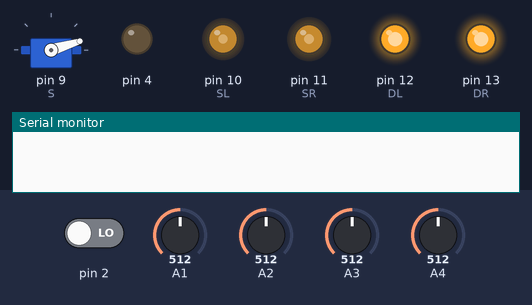
A sketch run on a simulated Arduino Uno, built with avr-gcc and run on an emulated ATmega328P. Shown: servo, output pins drawn as LEDs (lit = HIGH), the last lines printed to the serial monitor. The inputs (shaded band) are chosen by the test bench; at power-on: A1 = 512, pin 2 LOW, A2 = 512, A3 = 512, A4 = 512.

Above: at 0.8 s.
0.9 s: A1 set to 369
2.4 s: A1 set to 334
At 2.9 s:
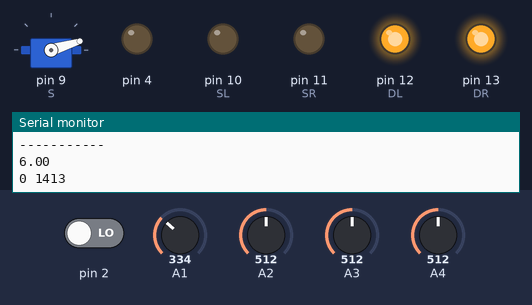
Timing chart, 0 to 5.4 s (numbered marks = the images above; inputs shaded):
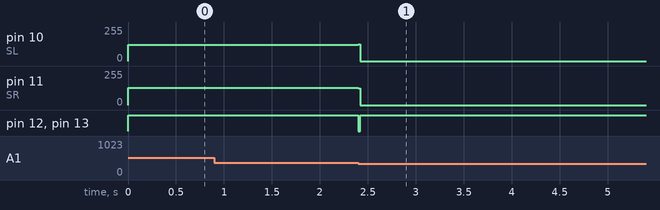

Measured:
- the behaviour switches between 351 and 350 on A1 (found by bisection; images 0 and 1)
- after the input at 0.9 s, every drawn part: stays the same
- after the input at 2.4 s, pin 10 (SL): 121/255 → 0/255 at once; pin 11 (SR): 129/255 → 0/255 at once; pin 12 (DL), pin 13 (DR): HIGH → LOW at once, → HIGH 0.02 s later

The sketch:

vro_2019_v1.1.ino
```cpp
#include "navigator_v2.2.h"
#include "library.h"
//int i = 1;

void setup() {
  Serial.begin(9600);
  pinMode (13, OUTPUT);
  pinMode (4 , OUTPUT);
  pinMode (DR, OUTPUT);
  pinMode (DL, OUTPUT);
  S.attach(9);
  S.write(17);
  while (digitalRead(2) == 1) { delay(10); }
  linia();
  //vibros(); vibros();
}

void loop() {

}

void arxiv() {
  //test_e();
  //test_d3();
  //test_d();
  linia_d();
  if (abs(e) >= M*0.9) { D = D + e; }
  if (abs(e) < 5) { D = 0; }
  Serial.print(e);
  Serial.print(" ");
  Serial.println(D);
  delay(1);
  if (abs(D) > 4500) {
    analogWrite (SL, 0);
    analogWrite (SR, 0);
    while (b < 1000) {}
  }
  /*in0 = analogRead(A0);
  if (in0 > max_0) { max_0 = in0; }
  if (in0 < min_0) { min_0 = in0; }
  Serial.print(min_0);
  Serial.print(" ");
  Serial.println(max_0);*/
}

void start() {
  j = 3;  // общий счетчик точек
  x = 0; y = 0; // наст. коорд.
  napr = 1;
  while (f == 0) {//---------------------------------------------
    linia();      // проехал до локации
    a2 = a;
    /*if (a > 0) {  //учитываем прямые участки пути
      while (a > 0) {
        i = 0;
        if (napr == 1) {
          x++;
          ver[j-1][0] = j;
        }
        if (napr == 2) { y++; }
        if (napr == 3) { x--; }
        if (napr == 4) { y--; }
        a--;
      }
    }*/
    if (napr == 1) { x++; }  // определяем координату
    if (napr == 2) { y++; }
    if (napr == 3) { x--; }
    if (napr == 4) { y--; }
    i = 1;
    myt = 1;
    while (!((ver[myt][1] == x) && (ver[myt][2] == y))) { myt++; } // ищем точку с такой-же координатой
    ver[myt][3] = 1;   // отмечаем, что были в ней
    // определил соседние локации
    //Serial.println(A);
    if (A == 2.1) { AL();             }
    if (A == 2.2) { AR();             }
    if (A == 3.1) { AL();             }
    if (A == 3.2) { AR();             }
    if (A == 5  ) { AR(); AL();       }
    if (A == 5.1) { AL(); AV();       }
    if (A == 5.2) { AR(); AV();       }
    if (A == 6  ) { AL(); AR(); AV(); }
    // проверить на "все ли обследованны"
    /*while (ver[i][0] > 0) {
      if (ver[i][3] == 0) { f++; }
      i++;
    }
    if (f > 0) { f = 0; }
    else       { f = 1; }
    i = 1;*/
    // определить, куда ехать дальше если !(f == 0) и при надобности повернуть
    f++;
    //if (f == 0) {}
  }
  i = 1;
  while (ver[i][0] > 0) {
    Serial.print((int)ver[i][0]);
    Serial.print(" ");
    Serial.print((int)ver[i][1]);
    Serial.print(" ");
    Serial.print((int)ver[i][2]);
    Serial.print(" ");
    Serial.println((int)ver[i][3]);
    Serial.print(" ");
    i++;
    delay(100);
  }
  Serial.println("---------------");
  i = 1;
  while (dor[i][0] > 0) {
    Serial.print(dor[i][0]);
    Serial.print(" ");
    Serial.println(dor[i][1]);
    i++;
    delay(100);
  }
}

void linia() {
  a = 0;
  //while ((((analogRead(A1) > 350) && (analogRead(A4) > 350))) && (((analogRead(A2) < 850) || (analogRead(A3) < 850)))) {
  while ((abs(D) < 4500) && (analogRead(A1) > 350) && (analogRead(A4) > 350) && ((analogRead(A2) < 850) || (analogRead(A3) < 850)))  {
    linia_d();
    if (abs(e) >= M*0.9) { D = D + e; }
    if (abs(e) < 5) { D = 0; }
    k++;
    delay(1);
  }
  if (D < 4500) {
    digitalWrite(DL, 0);
    analogWrite (SL, M);
    digitalWrite(DR, 0);
    analogWrite (SR, M);
    delay(20);
  }
  digitalWrite(DL, 1);
  analogWrite (SL, 0);
  digitalWrite(DR, 1);
  analogWrite (SR, 0);
  a = (k + 400)/1000 - 1;
  if (a < 0) { a = 0; }
  //-------------------------------------------------- проехали по линии до какого-то элемента
  if (abs(D) > 100) {  // дуга
    if (D > 0) { A = 2.1; l(); }
    else { A = 2.2; r(); }
  }
  else {       // не дуга
    //process();
    if (analogRead(A1) < 700) { in1 = 1; } else { in1 = 0; }
    if (analogRead(A2) < 800) { in2 = 1; } else { in2 = 0; }
    if (analogRead(A3) < 800) { in3 = 1; } else { in3 = 0; }
    if (analogRead(A4) < 700) { in4 = 1; } else { in4 = 0; }
    if (analogRead(A0) < 800) { in0 = 1; } else { in0 = 0; }
    if ((in1 == 1) && (in2 == 1) && (in3 == 1) && (in4 == 1) && (in0 == 1)) { A = 6;   }
    if ((in1 == 1) && (in2 == 1) && (in3 == 1) && (in4 == 1) && (in0 == 0)) { A = 5;   }
    if ((in1 == 1) && (in2 == 1) && (in3 == 1) && (in4 == 0) && (in0 == 1)) { A = 5.1; }
    if ((in1 == 0) && (in2 == 1) && (in3 == 1) && (in4 == 1) && (in0 == 1)) { A = 5.2; }
    if ((in1 == 0) && (in2 == 0) && (in3 == 0) && (in4 == 0) && (in0 == 0)) { A = 4;   }
    if ((in1 == 0) && (in2 == 1) && (in3 == 1) && (in4 == 1) && (in0 == 0)) { A = 3.2; }
    if ((in1 == 1) && (in2 == 1) && (in3 == 1) && (in4 == 0) && (in0 == 0)) { A = 3.1; }
  }
  D = 0;
  //test_d2();
  Serial.println("-----------");
  Serial.println(A);
  Serial.print(a);
  Serial.print(" ");
  Serial.println(k);
  k = 0;
}

void linia_d() {
  in2 = analogRead(A2);
  in3 = analogRead(A3);
  if (in2 > max_2) { max_2 = in2; }
  if (in2 < min_2) { min_2 = in2; }
  if (in3 > max_3) { max_3 = in3; }
  if (in3 < min_3) { min_3 = in3; }
  e = (map(in3, min_3, max_3, 0, M) - map(in2, min_2, max_2, 0, M))*1.5;
  if (e > M)      { e = M; }
  if (e < M*(-1)) { e = M*(-1); }
  digitalWrite(DL, 1);
  analogWrite (SL, M - e);
  digitalWrite(DR, 1);
  analogWrite (SR, M + e);
}

void process() {
  /*if (analogRead(A1) < 570) { in1 = 1; } else { in1 = 0; }
  if (analogRead(A2) < 750) { in2 = 1; } else { in2 = 0; }
  if (analogRead(A3) < 825) { in3 = 1; } else { in3 = 0; }
  if (analogRead(A4) < 600) { in4 = 1; } else { in4 = 0; }
  if (analogRead(A0) < 725) { in0 = 1; } else { in0 = 0; }*/
  if (analogRead(A1) < 700) { in1 = 1; } else { in1 = 0; }
  if (analogRead(A2) < 800) { in2 = 1; } else { in2 = 0; }
  if (analogRead(A3) < 800) { in3 = 1; } else { in3 = 0; }
  if (analogRead(A4) < 700) { in4 = 1; } else { in4 = 0; }
  if (analogRead(A0) < 800) { in0 = 1; } else { in0 = 0; }
  if ((in1 == 1) && (in2 == 1) && (in3 == 1) && (in4 == 1) && (in0 == 1)) { A = 6;   }
  if ((in1 == 1) && (in2 == 1) && (in3 == 1) && (in4 == 1) && (in0 == 0)) { A = 5;   }
  if ((in1 == 1) && (in2 == 1) && (in3 == 1) && (in4 == 0) && (in0 == 1)) { A = 5.1; }
  if ((in1 == 0) && (in2 == 1) && (in3 == 1) && (in4 == 1) && (in0 == 1)) { A = 5.2; }
  if ((in1 == 0) && (in2 == 0) && (in3 == 0) && (in4 == 0) && (in0 == 0)) { A = 4;   }
  if ((in1 == 0) && (in2 == 1) && (in3 == 1) && (in4 == 1) && (in0 == 0)) { A = 3.2; }
  if ((in1 == 1) && (in2 == 1) && (in3 == 1) && (in4 == 0) && (in0 == 0)) { A = 3.1; }
  //if ((in1 == 0) && (in2 == 1) && (in3 == 1) && (in4 == 0) && (in0 == 1)) { A = 1;   }
}

void test_d3() {
  if (analogRead(A1) < 700) { in1 = 1; } else { in1 = 0; }
  if (analogRead(A2) < 800) { in2 = 1; } else { in2 = 0; }
  if (analogRead(A3) < 800) { in3 = 1; } else { in3 = 0; }
  if (analogRead(A4) < 700) { in4 = 1; } else { in4 = 0; }
  if (analogRead(A0) < 800) { in0 = 1; } else { in0 = 0; }
  Serial.print(in1);
  Serial.print(" ");
  Serial.print(in2);
  Serial.print(" ");
  Serial.print(in3);
  Serial.print(" ");
  Serial.print(in4);
  Serial.print(" ");
  Serial.println(in0);
  delay(100);
}

void test_d2() {
  Serial.println(A);
  Serial.print(in1);
  Serial.print(" ");
  Serial.print(in2);
  Serial.print(" ");
  Serial.print(in3);
  Serial.print(" ");
  Serial.print(in4);
  Serial.print(" ");
  Serial.println(in0);
  delay(100);
}

void test_d() {
  Serial.print(analogRead(A1));
  Serial.print(" ");
  Serial.print(analogRead(A2));
  Serial.print(" ");
  Serial.print(analogRead(A3));
  Serial.print(" ");
  Serial.print(analogRead(A4));
  Serial.print(" ");
  Serial.println(analogRead(A0));
  delay(100);
}

void test_e() {
  in2 = analogRead(A2);
  in3 = analogRead(A3);
  if (in2 > max_2) { max_2 = in2; }
  if (in2 < min_2) { min_2 = in2; }
  if (in3 > max_3) { max_3 = in3; }
  if (in3 < min_3) { min_3 = in3; }
  e = (map(in3, min_3, max_3, 0, 50) - map(in2, min_2, max_2, 0, 50));
  //e = (map((analogRead(A3)), 729, 985, 0, 50) - map((analogRead(A2)), 650, 972, 0, 50));
  Serial.println(e);
  delay(100);
}
```

library.h
```cpp
#define SR     11
#define DR     13
#define SL     10
#define DL     12
#define M      125
#include <Servo.h>
Servo S;
//float p = 0;
float A = 0; // какая локация
int  a, b, c, d, e, f, g, h, i, j, x, y, z;
int   in0, in1, in2, in3, in4, D;
int n = 1;   // направление
int k = 0;   // длинна дороги прямого участка пути
/*int min_2 = 670;
int min_3 = 750;
int max_2 = 950;
int max_3 = 950;*/
//int min_0 = 400;
int min_2 = 600;
int min_3 = 500;
//int max_0 = 700;
int max_2 = 900;
int max_3 = 900;
int a2   = 0;
int myt  = 0;
int newt = 0;
int napr = 1;

char ver[33][4] { // №, x, y, посещена ли
  {0, 0, 0, 0},
  {1, 0, 0, 0}, // обозначили стартовую локацию №1
  {2, 1, 0, 0}, // обозначили вторую (переднюю локацию)
  {0, 0, 0, 0},
  {0, 0, 0, 0},
  {0, 0, 0, 0},
  {0, 0, 0, 0},
  {0, 0, 0, 0},
  {0, 0, 0, 0},
  {0, 0, 0, 0},
  {0, 0, 0, 0},
  {0, 0, 0, 0},
  {0, 0, 0, 0},
  {0, 0, 0, 0},
  {0, 0, 0, 0},
  {0, 0, 0, 0},
  {0, 0, 0, 0},
  {0, 0, 0, 0},
  {0, 0, 0, 0},
  {0, 0, 0, 0},
  {0, 0, 0, 0},
  {0, 0, 0, 0},
  {0, 0, 0, 0},
  {0, 0, 0, 0},
  {0, 0, 0, 0},
  {0, 0, 0, 0},
  {0, 0, 0, 0},
  {0, 0, 0, 0},
  {0, 0, 0, 0},
  {0, 0, 0, 0},
  {0, 0, 0, 0},
  {0, 0, 0, 0},
  {0, 0, 0, 0},
};

void vibros() {
  S.write(70);
  delay(500);
  S.write(17);
  delay(1000);
}

void V() {
  digitalWrite(DL, 1);
  analogWrite (SL, M);
  digitalWrite(DR, 1);
  analogWrite (SR, M);
  while ((analogRead(A1) < 570) || (analogRead(A3) < 825)) {}
  digitalWrite(DL, 1);
  analogWrite (SL, 0);
  digitalWrite(DR, 1);
  analogWrite (SR, 0);
}

void L() {
  digitalWrite(DL, 1);
  analogWrite (SL, M);
  digitalWrite(DR, 1);
  analogWrite (SR, M);
  delay(650);
  digitalWrite(DL, 0);
  analogWrite (SL, M);
  digitalWrite(DR, 1);
  analogWrite (SR, M);
  while (analogRead(A0) <= 725) {}
  while (analogRead(A0) >= 725) {}
  digitalWrite(DL, 1);
  analogWrite (SL, 0);
  digitalWrite(DR, 1);
  analogWrite (SR, 0);
  if (napr == 1) { napr = 4; }
  else { napr--; }
}

void R() {
  digitalWrite(DL, 1);
  analogWrite (SL, M);
  digitalWrite(DR, 1);
  analogWrite (SR, M);
  delay(650);
  digitalWrite(DL, 1);
  analogWrite (SL, M);
  digitalWrite(DR, 0);
  analogWrite (SR, M);
  while (analogRead(A0) <= 725) {}
  while (analogRead(A0) >= 725) {}
  digitalWrite(DL, 1);
  analogWrite (SL, 0);
  digitalWrite(DR, 1);
  analogWrite (SR, 0);
  if (napr == 4) { napr = 1; }
  else { napr++; }
}

void l() {
  if (napr == 1) { napr = 4; }
  else { napr--; }
}

void r() {
  if (napr == 4) { napr = 1; }
  else { napr++; }
}

void zum() {
  digitalWrite(4, 1);
  delay(100);
  digitalWrite(4, 0);
  delay(100);
  digitalWrite(4, 1);
  delay(100);
  digitalWrite(4, 0);
  delay(100);
}

void AV() {
      if (napr == 1) {
        while ((!((ver[newt][1] == x + 1) && (ver[newt][2] == y))) && (newt < 35)) { newt++; } // ищем точку с нужной координатой
        if (newt > 33) { // небыло такой точки раньше
          ver[j][0] = j;
          ver[j][1] = x + 1;
          ver[j][2] = y;
          dor[myt][j] = 1;
          dor[j][myt] = 1;
          j++;
        }
        else {         // была такая точка раньше
          dor[myt][newt] = 1;
          dor[newt][myt] = 1;
        }
      }
      if (napr == 2) {
        while ((!((ver[newt][1] == x) && (ver[newt][2] == y + 1))) && (newt < 35)) { newt++; } // ищем точку с нужной координатой
        if (newt > 33) { // небыло такой точки раньше
          ver[j][0] = j;
          ver[j][1] = x;
          ver[j][2] = y + 1;
          dor[myt][j] = 1;
          dor[j][myt] = 1;
          j++;
        }
        else {         // была такая точка раньше
          dor[myt][newt] = 1;
          dor[newt][myt] = 1;
        }
      }
      if (napr == 3) {
        while ((!((ver[newt][1] == x - 1) && (ver[newt][2] == y))) && (newt < 35)) { newt++; } // ищем точку с нужной координатой
        if (newt > 33) { // небыло такой точки раньше
          ver[j][0] = j;
          ver[j][1] = x - 1;
          ver[j][2] = y;
          dor[myt][j] = 1;
          dor[j][myt] = 1;
          j++;
        }
        else {         // была такая точка раньше
          dor[myt][newt] = 1;
          dor[newt][myt] = 1;
        }
      }
      if (napr == 4) {
        while ((!((ver[newt][1] == x) && (ver[newt][2] == y - 1))) && (newt < 35)) { newt++; } // ищем точку с нужной координатой
        if (newt > 33) { // небыло такой точки раньше
          ver[j][0] = j;
          ver[j][1] = x;
          ver[j][2] = y - 1;
          dor[myt][j] = 1;
          dor[j][myt] = 1;
          j++;
        }
        else {         // была такая точка раньше
          dor[myt][newt] = 1;
          dor[newt][myt] = 1;
        }
      }
      newt = 0;
}

void AL() {
      if (napr == 1) {
        while ((!((ver[newt][1] == x) && (ver[newt][2] == y - 1))) && (newt < 35)) { newt++; } // ищем точку с нужной координатой
        if (newt > 33) { // небыло такой точки раньше
          ver[j][0] = j;
          ver[j][1] = x;
          ver[j][2] = y - 1;
          dor[myt][j] = 1;
          dor[j][myt] = 1;
          j++;
        }
        else {         // была такая точка раньше
          dor[myt][newt] = 1;
          dor[newt][myt] = 1;
        }
      }
      if (napr == 2) {
        while ((!((ver[newt][1] == x + 1) && (ver[newt][2] == y))) && (newt < 35)) { newt++; } // ищем точку с нужной координатой
        if (newt > 33) { // небыло такой точки раньше
          ver[j][0] = j;
          ver[j][1] = x + 1;
          ver[j][2] = y;
          dor[myt][j] = 1;
          dor[j][myt] = 1;
          j++;
        }
        else {         // была такая точка раньше
          dor[myt][newt] = 1;
          dor[newt][myt] = 1;
        }
      }
      if (napr == 3) {
        while ((!((ver[newt][1] == x) && (ver[newt][2] == y + 1))) && (newt < 35)) { newt++; } // ищем точку с нужной координатой
        if (newt > 33) { // небыло такой точки раньше
          ver[j][0] = j;
          ver[j][1] = x;
          ver[j][2] = y + 1;
          dor[myt][j] = 1;
          dor[j][myt] = 1;
          j++;
        }
        else {         // была такая точка раньше
          dor[myt][newt] = 1;
          dor[newt][myt] = 1;
        }
      }
      if (napr == 4) {
        while ((!((ver[newt][1] == x - 1) && (ver[newt][2] == y))) && (newt < 35)) { newt++; } // ищем точку с нужной координатой
        if (newt > 33) { // небыло такой точки раньше
          ver[j][0] = j;
          ver[j][1] = x - 1;
          ver[j][2] = y;
          dor[myt][j] = 1;
          dor[j][myt] = 1;
          j++;
        }
        else {         // была такая точка раньше
          dor[myt][newt] = 1;
          dor[newt][myt] = 1;
        }
      }
      newt = 0;
}

void AR() {
      if (napr == 1) {
        while ((!((ver[newt][1] == x) && (ver[newt][2] == y + 1))) && (newt < 35)) { newt++; } // ищем точку с нужной координатой
        if (newt > 33) { // небыло такой точки раньше
          ver[j][0] = j;
          ver[j][1] = x;
          ver[j][2] = y + 1;
          dor[myt][j] = 1;
          dor[j][myt] = 1;
          j++;
        }
        else {         // была такая точка раньше
          dor[myt][newt] = 1;
          dor[newt][myt] = 1;
        }
      }
      if (napr == 2) {
        while ((!((ver[newt][1] == x - 1) && (ver[newt][2] == y))) && (newt < 35)) { newt++; } // ищем точку с нужной координатой
        if (newt > 33) { // небыло такой точки раньше
          ver[j][0] = j;
          ver[j][1] = x - 1;
          ver[j][2] = y;
          dor[myt][j] = 1;
          dor[j][myt] = 1;
          j++;
        }
        else {         // была такая точка раньше
          dor[myt][newt] = 1;
          dor[newt][myt] = 1;
        }
      }
      if (napr == 3) {
        while ((!((ver[newt][1] == x) && (ver[newt][2] == y - 1))) && (newt < 35)) { newt++; } // ищем точку с нужной координатой
        if (newt > 33) { // небыло такой точки раньше
          ver[j][0] = j;
          ver[j][1] = x;
          ver[j][2] = y - 1;
          dor[myt][j] = 1;
          dor[j][myt] = 1;
          j++;
        }
        else {         // была такая точка раньше
          dor[myt][newt] = 1;
          dor[newt][myt] = 1;
        }
      }
      if (napr == 4) {
        while ((!((ver[newt][1] == x + 1) && (ver[newt][2] == y))) && (newt < 35)) { newt++; } // ищем точку с нужной координатой
        if (newt > 33) { // небыло такой точки раньше
          ver[j][0] = j;
          ver[j][1] = x + 1;
          ver[j][2] = y;
          dor[myt][j] = 1;
          dor[j][myt] = 1;
          j++;
        }
        else {         // была такая точка раньше
          dor[myt][newt] = 1;
          dor[newt][myt] = 1;
        }
      }
      newt = 0;
}
```

Source omitted: avigator_v2.2.h (data table, 5344 bytes)
